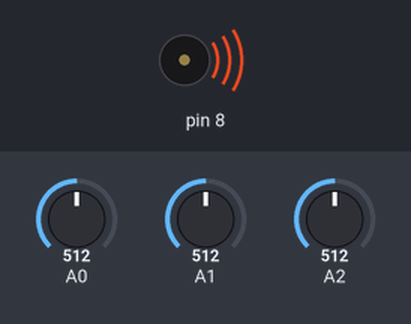
A sketch run on a simulated Arduino Uno, built with avr-gcc and run on an emulated ATmega328P. Parts: buzzer (waves = sounding). Inputs (shaded band) come from the test bench; at power-on: A0 = 512, A1 = 512, A2 = 512.

Above: at 0.1 s.
Timing chart, 0 to 1.6 s (numbered marks = the images above):
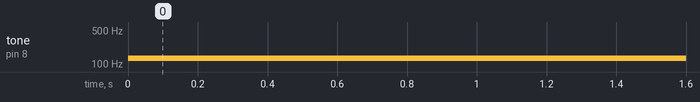

The sketch:

AD_toneKeyboard.ino
```cpp
/*
  keyboard

 Plays a pitch that changes based on a changing analog input

Hardware Required
8-ohm speaker
(3) force sensing resistors FSR
(3) 10k ohm resistors
(1) 100 ohm resistor
breadboard
hook up wire

It uses an extra file, pitches.h. This file contains all the pitch values for typical notes.
For example, NOTE_C4 is middle C. NOTE_FS4 is F sharp, and so forth. This note table was originally
written by Brett Hagman, on whose work the tone() command was based. You may find it useful for whenever
you want to make musical notes.


Written by:
Ali R. Saberi
October 2013
McGill Universty
 */

#include "pitches.h"

const int threshold = 10;    // minimum reading of the sensors that generates a note

// notes to play, corresponding to the 3 sensors:
int notes[] = {
  NOTE_A4, NOTE_B4,NOTE_C3 };

void setup() {

}

void loop() {
  for (int thisSensor = 0; thisSensor < 3; thisSensor++) {
    // get a sensor reading:
    int sensorReading = analogRead(thisSensor);

    // if the sensor is pressed hard enough:
    if (sensorReading > threshold) {
      // play the note corresponding to this sensor:
      tone(8, notes[thisSensor], 20);
    }
  }
}
```

pitches.h
```cpp
/*************************************************
 * Public Constants
 *************************************************/

#define NOTE_B0  31
#define NOTE_C1  33
#define NOTE_CS1 35
#define NOTE_D1  37
#define NOTE_DS1 39
#define NOTE_E1  41
#define NOTE_F1  44
#define NOTE_FS1 46
#define NOTE_G1  49
#define NOTE_GS1 52
#define NOTE_A1  55
#define NOTE_AS1 58
#define NOTE_B1  62
#define NOTE_C2  65
#define NOTE_CS2 69
#define NOTE_D2  73
#define NOTE_DS2 78
#define NOTE_E2  82
#define NOTE_F2  87
#define NOTE_FS2 93
#define NOTE_G2  98
#define NOTE_GS2 104
#define NOTE_A2  110
#define NOTE_AS2 117
#define NOTE_B2  123
#define NOTE_C3  131
#define NOTE_CS3 139
#define NOTE_D3  147
#define NOTE_DS3 156
#define NOTE_E3  165
#define NOTE_F3  175
#define NOTE_FS3 185
#define NOTE_G3  196
#define NOTE_GS3 208
#define NOTE_A3  220
#define NOTE_AS3 233
#define NOTE_B3  247
#define NOTE_C4  262
#define NOTE_CS4 277
#define NOTE_D4  294
#define NOTE_DS4 311
#define NOTE_E4  330
#define NOTE_F4  349
#define NOTE_FS4 370
#define NOTE_G4  392
#define NOTE_GS4 415
#define NOTE_A4  440
#define NOTE_AS4 466
#define NOTE_B4  494
#define NOTE_C5  523
#define NOTE_CS5 554
#define NOTE_D5  587
#define NOTE_DS5 622
#define NOTE_E5  659
#define NOTE_F5  698
#define NOTE_FS5 740
#define NOTE_G5  784
#define NOTE_GS5 831
#define NOTE_A5  880
#define NOTE_AS5 932
#define NOTE_B5  988
#define NOTE_C6  1047
#define NOTE_CS6 1109
#define NOTE_D6  1175
#define NOTE_DS6 1245
#define NOTE_E6  1319
#define NOTE_F6  1397
#define NOTE_FS6 1480
#define NOTE_G6  1568
#define NOTE_GS6 1661
#define NOTE_A6  1760
#define NOTE_AS6 1865
#define NOTE_B6  1976
#define NOTE_C7  2093
#define NOTE_CS7 2217
#define NOTE_D7  2349
#define NOTE_DS7 2489
#define NOTE_E7  2637
#define NOTE_F7  2794
#define NOTE_FS7 2960
#define NOTE_G7  3136
#define NOTE_GS7 3322
#define NOTE_A7  3520
#define NOTE_AS7 3729
#define NOTE_B7  3951
#define NOTE_C8  4186
#define NOTE_CS8 4435
#define NOTE_D8  4699
#define NOTE_DS8 4978
```

Measured:
- by itself, tone on pin 8: silent → 131 Hz at 0.00 s
